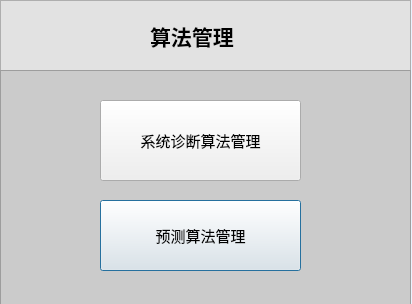
<?xml version="1.0" encoding="UTF-8"?>
<ui version="4.0">
 <class>Dialog</class>
 <widget class="QDialog" name="Dialog">
  <property name="geometry">
   <rect>
    <x>0</x>
    <y>0</y>
    <width>412</width>
    <height>304</height>
   </rect>
  </property>
  <property name="windowTitle">
   <string>Dialog</string>
  </property>
  <property name="styleSheet">
   <string notr="true">QDialog{
	background-color:rgb(234, 242, 255)
}

QTableWidget::item {
    background-color:rgb(238, 238, 238);
}
QTableWidget::item {
    color: transparent;
}



</string>
  </property>
  <widget class="QFrame" name="frame_menu">
   <property name="geometry">
    <rect>
     <x>0</x>
     <y>0</y>
     <width>411</width>
     <height>71</height>
    </rect>
   </property>
   <property name="sizePolicy">
    <sizepolicy hsizetype="Fixed" vsizetype="Fixed">
     <horstretch>0</horstretch>
     <verstretch>0</verstretch>
    </sizepolicy>
   </property>
   <property name="styleSheet">
    <string notr="true">QFrame{
	background-color:rgb(226, 226, 226)
}</string>
   </property>
   <property name="frameShape">
    <enum>QFrame::StyledPanel</enum>
   </property>
   <property name="frameShadow">
    <enum>QFrame::Raised</enum>
   </property>
   <widget class="QLabel" name="label">
    <property name="geometry">
     <rect>
      <x>150</x>
      <y>10</y>
      <width>111</width>
      <height>51</height>
     </rect>
    </property>
    <property name="font">
     <font>
      <pointsize>16</pointsize>
      <weight>75</weight>
      <bold>true</bold>
     </font>
    </property>
    <property name="text">
     <string>算法管理</string>
    </property>
   </widget>
  </widget>
  <widget class="QFrame" name="frame_2">
   <property name="geometry">
    <rect>
     <x>0</x>
     <y>70</y>
     <width>411</width>
     <height>241</height>
    </rect>
   </property>
   <property name="styleSheet">
    <string notr="true">QFrame{
	background-color:rgb(203, 203, 203)
}</string>
   </property>
   <property name="frameShape">
    <enum>QFrame::StyledPanel</enum>
   </property>
   <property name="frameShadow">
    <enum>QFrame::Raised</enum>
   </property>
   <widget class="QPushButton" name="pushButton_yucesuanfaguanli">
    <property name="geometry">
     <rect>
      <x>100</x>
      <y>130</y>
      <width>201</width>
      <height>71</height>
     </rect>
    </property>
    <property name="font">
     <font>
      <family>宋体</family>
      <pointsize>11</pointsize>
     </font>
    </property>
    <property name="styleSheet">
     <string notr="true">QPushButton::hover{
	background-color:rgb(220, 255, 46);
}
</string>
    </property>
    <property name="text">
     <string>预测算法管理</string>
    </property>
   </widget>
   <widget class="QPushButton" name="pushButton_zhenduanguanli">
    <property name="geometry">
     <rect>
      <x>100</x>
      <y>30</y>
      <width>201</width>
      <height>81</height>
     </rect>
    </property>
    <property name="font">
     <font>
      <family>宋体</family>
      <pointsize>11</pointsize>
     </font>
    </property>
    <property name="styleSheet">
     <string notr="true">QPushButton::hover{
	background-color:rgb(220, 255, 46);
}
</string>
    </property>
    <property name="text">
     <string>系统诊断算法管理</string>
    </property>
   </widget>
  </widget>
 </widget>
 <resources/>
 <connections/>
</ui>
